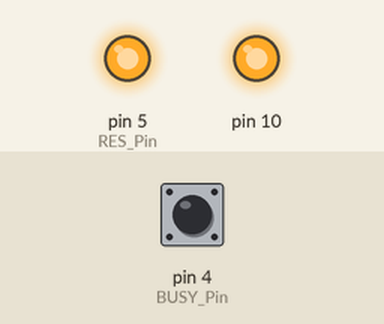
Bench run of a sketch on a simulated Arduino Uno, built with avr-gcc and run on an emulated ATmega328P. Parts: output pins drawn as LEDs (lit = HIGH). The inputs (shaded band) are chosen by the test bench; at power-on: pin 4 (BUSY_Pin) LOW. Pins used as bus, display or sensor lines are not drawn.

Above: at 1.2 s.
1.3 s: pin 4 (BUSY_Pin) pulsed HIGH 2 times (0.12 s each, 0.3 s apart)
Timing chart, 0 to 5.9 s (numbered marks = the images above; inputs shaded):
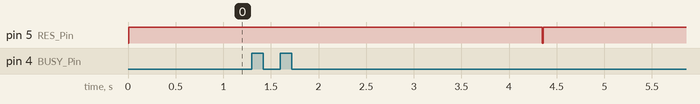

The sketch:

GDEW0102T4_Arduino.ino
```cpp
#include <SPI.h>
#include"Ap_29demo.h"
//IO settings
int BUSY_Pin = 4;
int RES_Pin = 5;
int DC_Pin = 6;
int CS_Pin = 7;

#define EPD_W21_CS_0 digitalWrite(CS_Pin,LOW)
#define EPD_W21_CS_1 digitalWrite(CS_Pin,HIGH)
#define EPD_W21_DC_0  digitalWrite(DC_Pin,LOW)
#define EPD_W21_DC_1  digitalWrite(DC_Pin,HIGH)
#define EPD_W21_RST_0 digitalWrite(RES_Pin,LOW)
#define EPD_W21_RST_1 digitalWrite(RES_Pin,HIGH)
#define isEPD_W21_BUSY digitalRead(BUSY_Pin)
////////FUNCTION//////
void SPI_Write(unsigned char value);
void EPD_W21_WriteDATA(unsigned char command);
void EPD_W21_WriteCMD(unsigned char command);
//EPD
void EPD_W21_Init(void);
void EPD_init(void);
void EPD_sleep(void);
void EPD_refresh(void);
void lcd_chkstatus(void);
void PIC_display_Clean(void);
void PIC_display(const unsigned char* picData);

void setup() {
   pinMode(BUSY_Pin, INPUT);
   pinMode(RES_Pin, OUTPUT);
   pinMode(DC_Pin, OUTPUT);
   pinMode(CS_Pin, OUTPUT);
   //SPI
   SPI.beginTransaction(SPISettings(10000000, MSBFIRST, SPI_MODE0));
   SPI.begin ();
}
////////Partial refresh schematic////////////////

/////Y/// (0,0)               /---/(x,y)
          //                 /---/
          //                /---/
          //x
          //
          //
//Tips//
/*
1.When the e-paper is refreshed in full screen, the picture flicker is a normal phenomenon, and the main function is to clear the display afterimage in the previous picture.
2.When the partial refresh is performed, the screen does not flash.
3.After the e-paper is refreshed, you need to put it into sleep mode, please do not delete the sleep command.
4.Please do not take out the electronic paper when power is on.
5.Wake up from sleep, need to re-initialize the e-paper.
6.When you need to transplant the driver, you only need to change the corresponding IO. The BUSY pin is the input mode and the others are the output mode.
*/
void loop() {
  while(1)
  {
    EPD_init(); //EPD init
    PIC_display(gImage_1);//EPD_picture1
    EPD_sleep();//EPD_sleep,Sleep instruction is necessary, please do not delete!!!
    delay(2000); //2s

    //PICTURE2
    EPD_init(); //EPD init
    PIC_display(gImage_2);//EPD_picture1
    EPD_sleep();//EPD_sleep,Sleep instruction is necessary, please do not delete!!!
     delay(2000); //2s

    //PICTURE Clean
     EPD_init(); //EPD init
    PIC_display_Clean();
    EPD_sleep();//EPD_sleep,Sleep instruction is necessary, please do not delete!!!
    while(1);


  }


}

//////////////////////SPI///////////////////////////////////

void SPI_Write(unsigned char value)
{
    SPI.transfer(value);

}

void EPD_W21_WriteCMD(unsigned char command)
{
  EPD_W21_CS_0;
  EPD_W21_DC_0;   // command write
  SPI_Write(command);
  EPD_W21_CS_1;
}
void EPD_W21_WriteDATA(unsigned char command)
{
  EPD_W21_CS_0;
  EPD_W21_DC_1;   // command write
  SPI_Write(command);
  EPD_W21_CS_1;
}


/////////////////EPD settings Functions/////////////////////
void EPD_W21_Init(void)
{
    EPD_W21_RST_0;    // Module reset
    delay(10);//At least 10ms delay
    EPD_W21_RST_1;
    delay(10);//At least 10ms delay
}
void EPD_init(void)
{
    EPD_W21_Init();//Electronic paper IC reset

    EPD_W21_WriteCMD(0x00);
    EPD_W21_WriteDATA (0x5f); // otp

    EPD_W21_WriteCMD(0x2A);
    EPD_W21_WriteDATA(0x00);
    EPD_W21_WriteDATA(0x00);

    EPD_W21_WriteCMD(0x04);  //Power on
    lcd_chkstatus();        //waiting for the electronic paper IC to release the idle signal

    //Add the following code
    EPD_W21_WriteCMD(0x50);     //Solve some black paper black border problems
    EPD_W21_WriteDATA (0x97);
}
void EPD_refresh(void)
{
    EPD_W21_WriteCMD(0x12);     //DISPLAY REFRESH
    delay(10);          //!!!The delay here is necessary, 200uS at least!!!
    lcd_chkstatus();
}
void EPD_sleep(void)
{
    EPD_W21_WriteCMD(0X02);   //power off
    lcd_chkstatus();          //waiting for the electronic paper IC to release the idle signal
    //Part2 Increase the time delay
    delay(1000);      //Power off time delay, this is  necessary!!!
    EPD_W21_WriteCMD(0X07);   //deep sleep
    EPD_W21_WriteDATA(0xA5);
}

void PIC_display(const unsigned char* picData)
{
    unsigned int i;
    EPD_W21_WriteCMD(0x10);        //Transfer old data
    for(i=0;i<1280;i++)
    EPD_W21_WriteDATA(0xff);

    EPD_W21_WriteCMD(0x13);        //Transfer new data
    for(i=0;i<1280;i++)
     EPD_W21_WriteDATA(pgm_read_byte(&picData[i]));

       //Refresh
    EPD_W21_WriteCMD(0x12);   //DISPLAY REFRESH
    delay(10);    //!!!The delay here is necessary, 200uS at least!!!
    lcd_chkstatus();          //waiting for the electronic paper IC to release the idle signal

}

void PIC_display_Clean(void)
{
    unsigned int i;
    EPD_W21_WriteCMD(0x10);        //Transfer old data
    for(i=0;i<1280;i++)
  {
    EPD_W21_WriteDATA(0xff);
  }

    EPD_W21_WriteCMD(0x13);        //Transfer new data
    for(i=0;i<1280;i++)
  {
    EPD_W21_WriteDATA(0xff);
  }
     //Refresh
    EPD_W21_WriteCMD(0x12);   //DISPLAY REFRESH
    delay(10);    //!!!The delay here is necessary, 200uS at least!!!
    lcd_chkstatus();          //waiting for the electronic paper IC to release the idle signal

}
void lcd_chkstatus(void)
{
     while(1)
  {   //=0 BUSY
     if(isEPD_W21_BUSY==1) break;
  }
}
```

Source omitted: Ap_29demo.h (data table, 32958 bytes)

Measured:
- after the input at 1.3 s, pin 5 (RES_Pin): HIGH → LOW after 3.0 s, → HIGH 0.01 s later
